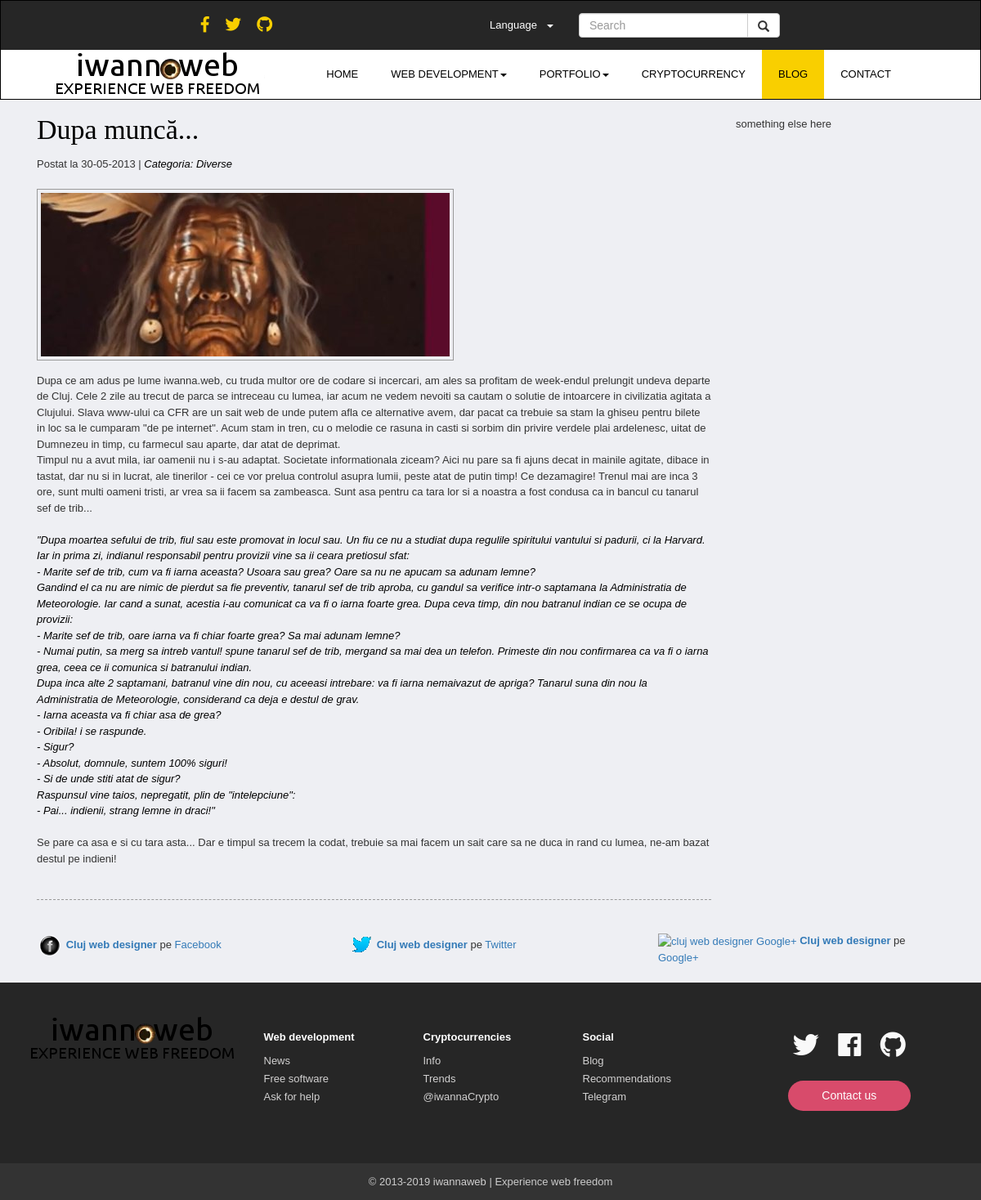
The app's page /blog/index.php?lang=en with its own data.
### tables this page shows
CREATE TABLE `posts` (
  `id` int(11) NOT NULL AUTO_INCREMENT PRIMARY KEY,
  `author_id` int(11) DEFAULT NULL,
  `language` enum("ro", "en", "fr"),
  `title` varchar(255) NOT NULL,
  `slug` varchar(255) NOT NULL UNIQUE,
  `image` varchar(255) NOT NULL,
  `body` text NOT NULL,
  `published` tinyint(1) NOT NULL,
  `created` timestamp NOT NULL DEFAULT CURRENT_TIMESTAMP
);

### assets/phpres/blog.functions.php (called while the page is built)
<?php
function getPublishedPosts($conn) {
    global $conn;
	$sql = "SELECT * FROM posts WHERE published=true";
	$result = mysqli_query($conn, $sql);
	$posts = mysqli_fetch_all($result, MYSQLI_ASSOC);
	return $posts;
}
?>

### blog/index.php (the view, shortened to what this page needs)
<?php
  $language = isset($_GET["lang"]) ? ($_GET["lang"] == "en" ? "en" : ($_GET["lang"] == "fr" ? "fr" : "ro")) : "ro";
  require_once(dirname(dirname(__FILE__)) . '/assets/phpres/elements.php');
  require_once(dirname(dirname(__FILE__)) . '/assets/phpres/blog.config.php');
  require_once(dirname(dirname(__FILE__)) . '/assets/phpres/blog.functions.php');
?>
<!DOCTYPE html>
<html lang=<?php echo $language?>>
<body>
    <div class="container">
      <div class="col-sm-9">
        <?php $posts = getPublishedPosts($conn)?>
        <div class="post_box">
          <h2><?php echo $posts[0]['title']?></h2>
          <div class="post_meta">
            <span class="cat">Postat la <?php echo date("d-m-Y", strtotime($posts[0]['created']))?> </span> | <em>Categoria: Diverse</em>
          </div>
          <img src="http://localhost/iwannaweb.ro/assets/img/blog/<?php echo $posts[0]['image']?>"  alt="webdesign in Cluj Napoca | blog securitate IT"/>
          <?php echo $posts[0]['body']?>
        </div>
      </div>
      <div class="col-sm-3">
        something else here
      </div>
    </div>
    <div class="container">
      <div class="col-sm-4">
        <a href="http://www.facebook.com/iwannaweb"><img src="assets/img/fb_32_32.png" alt="Cluj web designer" style="vertical-align:middle"/></a>
        <a href="http://www.iwannaweb.ro" target="_parent"><b>Cluj web designer</b></a> pe
        <a href="http://www.facebook.com/iwannaweb">Facebook</a>
      </div>
      <div class="col-sm-4">
        <a href="http://www.twitter.com/iwannaweb"><img src="assets/img/tw_32_32.png" alt="Cluj web designer" style="vertical-align:middle"/></a>
        <a href="http://www.iwannaweb.ro" target="_parent"><b>Cluj web designer</b></a> pe
        <a href="http://www.twitter.com/iwannaweb">Twitter</a>
      </div>
      <div class="col-sm-4">
        <a href="//plus.google.com/106919341084706153999?prsrc=3" rel="publisher" target="_top" style="text-decoration:none;vertical-align:middle">
          <img src="//ssl.gstatic.com/images/icons/gplus-16.png" alt="cluj web designer Google+" style="border:0;width:16px;height:16px;"/>
        </a>
        <a href="http://www.iwannaweb.ro" target="_parent"><b>Cluj web designer</b></a> pe
        <a href="https://plus.google.com/106919341084706153999">Google+</a>
      </div>
    </div>
    <div class="container">
      <div class="col-sm-4">
      </div>
    </div>
    <div class="cleaner h20"></div>
  </body>
</html>

### assets/css/main.css (style rules this page uses)
* { margin: 0; padding: 0; }
body { margin: 0; padding: 0; font-family: Tahoma, Geneva, sans-serif; font-size: 13px; line-height: 1.5em; background-color: #EEEFF3; }
a, a:link, a:visited { text-decoration: none; }
p { margin: 0 0 10px 0; padding: 0; }
img { border: none; }
em { color: #000; }
h1, h2, h3, h4, h5, h6 { color: #000; font-weight: normal; font-family: Georgia, "Times New Roman", Times, serif; }
h2 { font-size: 38px; margin: 0 0 25px; padding: 5px 0; }
.cleaner { clear: both }
.h20 { height: 20px }
.post_box { clear: both; margin-bottom: 40px; padding-bottom: 30px; border-bottom: 1px dashed #999; }
.post_box img { padding: 4px; border: 1px solid #999; margin-bottom: 15px; }
.post_box h2 { font-size: 34px; padding: 0 0 10px 0; margin-bottom: 5px; line-height: 34px; }
.post_meta { margin-bottom: 20px; }

### records on screen
posts: title "Dupa muncă...", created "30-05-2013", image (picture), body "Dupa ce am adus pe lume iwanna.web, cu truda multor ore de codare si incercari, am ales sa profitam de week-endul prelungit undeva departe de Cluj. Cele 2 zile au trecut de parca se intreceau cu lumea, iar acum ne vedem nevoiti sa cautam o solutie de intoarcere in civilizatia agitata a Clujului. Slava www-ului ca CFR are un sait web de unde putem afla ce alternative avem, dar pacat ca trebuie sa stam la ghiseu pentru bilete in loc sa le cumparam \"de pe internet\". Acum stam in tren, cu o melodie ce rasuna in casti si sorbim din privire verdele plai ardelenesc, uitat de Dumnezeu in timp, cu farmecul sau aparte, dar atat de deprimat. Timpul nu a avut mila, iar oamenii nu i s-au adaptat.…"

### other values on screen
$txt["lang"] "Language"
$txt["home"] "HOME"
$txt["webdev"] "WEB DEVELOPMENT"
$txt["portfolio"] "PORTFOLIO"
$txt["crypto"] "CRYPTOCURRENCY"
$txt["blog"] "BLOG"
$txt["contact"] "CONTACT"
$txt["f_webdev_small"] "Web development"
$txt["f_news"] "News"
$txt["f_free_soft"] "Free software"
$txt["f_ask_help"] "Ask for help"
$txt["f_crypto_small"] "Cryptocurrencies"
$txt["f_info"] "Info"
$txt["f_trends"] "Trends"
$txt["f_twitter_iwannacrypto"] "@iwannaCrypto"
